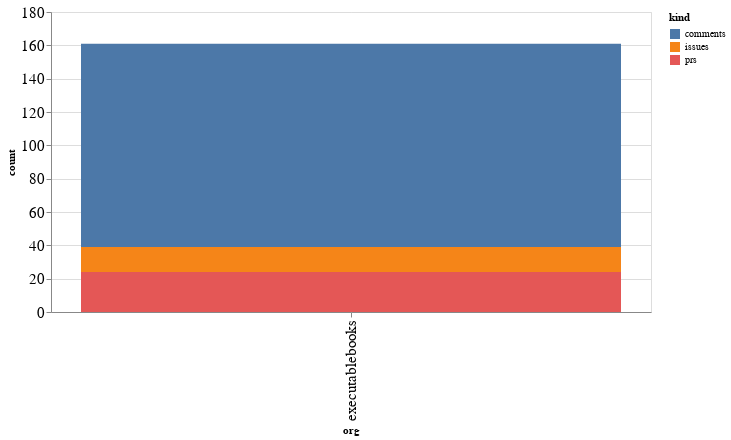

The cell this chart's notebook holds for it:
### Code cell
alt.Chart(org_summaries, width=600).mark_bar().encode(
    x='org',
    y='count',
    color='kind',
    tooltip="org"
)

### Figure 1 — Vega-Lite specification as saved in the notebook (floating-point values rounded to 4 significant figures)
{"config": {"axisLeft": {"labelFontSize": 15}, "axisBottom": {"labelFontSize": 15}}, "data": {"name": "data-509c02802020a2dc91bff5217b4e6e83"}, "mark": "bar", "encoding": {"color": {"type": "nominal", "field": "kind"}, "tooltip": {"type": "nominal", "field": "org"}, "x": {"type": "nominal", "field": "org"}, "y": {"type": "quantitative", "field": "count"}}, "width": 600, "$schema": "https://vega.github.io/schema/vega-lite/v4.8.1.json", "datasets": {"data-509c02802020a2dc91bff5217b4e6e83": [{"org": "executablebooks", "kind": "comments", "count": 122}, {"org": "executablebooks", "kind": "issues", "count": 15}, {"org": "executablebooks", "kind": "prs", "count": 24}]}}
